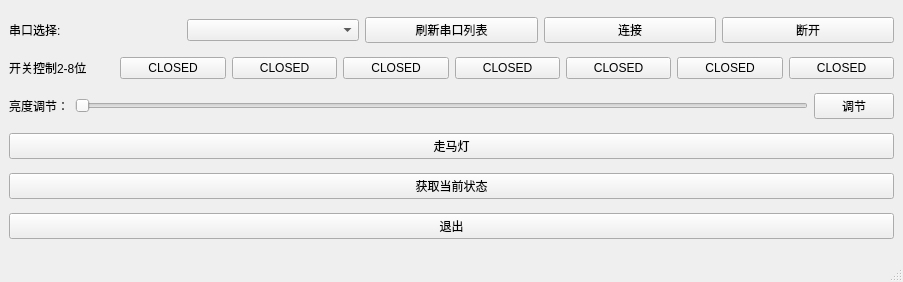
<?xml version="1.0" encoding="UTF-8"?>
<ui version="4.0">
 <class>MainWindow</class>
 <widget class="QMainWindow" name="MainWindow">
  <property name="geometry">
   <rect>
    <x>0</x>
    <y>0</y>
    <width>903</width>
    <height>282</height>
   </rect>
  </property>
  <property name="windowTitle">
   <string>串口控制LED</string>
  </property>
  <widget class="QWidget" name="centralwidget">
   <layout class="QVBoxLayout" name="verticalLayout">
    <item>
     <layout class="QHBoxLayout" name="horizontalLayout_2">
      <item>
       <widget class="QLabel" name="label">
        <property name="text">
         <string>串口选择:</string>
        </property>
       </widget>
      </item>
      <item>
       <widget class="QComboBox" name="comboBox"/>
      </item>
      <item>
       <widget class="QPushButton" name="pushButton_15">
        <property name="text">
         <string>刷新串口列表</string>
        </property>
       </widget>
      </item>
      <item>
       <widget class="QPushButton" name="pushButton_11">
        <property name="text">
         <string>连接</string>
        </property>
       </widget>
      </item>
      <item>
       <widget class="QPushButton" name="pushButton_12">
        <property name="text">
         <string>断开</string>
        </property>
       </widget>
      </item>
     </layout>
    </item>
    <item>
     <layout class="QHBoxLayout" name="horizontalLayout">
      <item>
       <widget class="QLabel" name="label_3">
        <property name="text">
         <string>开关控制2-8位</string>
        </property>
       </widget>
      </item>
      <item>
       <widget class="QPushButton" name="pushButton_2">
        <property name="text">
         <string>CLOSED</string>
        </property>
       </widget>
      </item>
      <item>
       <widget class="QPushButton" name="pushButton_3">
        <property name="text">
         <string>CLOSED</string>
        </property>
       </widget>
      </item>
      <item>
       <widget class="QPushButton" name="pushButton_4">
        <property name="text">
         <string>CLOSED</string>
        </property>
       </widget>
      </item>
      <item>
       <widget class="QPushButton" name="pushButton_5">
        <property name="text">
         <string>CLOSED</string>
        </property>
       </widget>
      </item>
      <item>
       <widget class="QPushButton" name="pushButton_6">
        <property name="text">
         <string>CLOSED</string>
        </property>
       </widget>
      </item>
      <item>
       <widget class="QPushButton" name="pushButton_7">
        <property name="text">
         <string>CLOSED</string>
        </property>
       </widget>
      </item>
      <item>
       <widget class="QPushButton" name="pushButton_8">
        <property name="text">
         <string>CLOSED</string>
        </property>
       </widget>
      </item>
     </layout>
    </item>
    <item>
     <layout class="QHBoxLayout" name="horizontalLayout_3">
      <item>
       <widget class="QLabel" name="label_2">
        <property name="text">
         <string>亮度调节：</string>
        </property>
       </widget>
      </item>
      <item>
       <widget class="QSlider" name="horizontalSlider">
        <property name="minimum">
         <number>10</number>
        </property>
        <property name="maximum">
         <number>255</number>
        </property>
        <property name="orientation">
         <enum>Qt::Horizontal</enum>
        </property>
       </widget>
      </item>
      <item>
       <widget class="QPushButton" name="pushButton_14">
        <property name="text">
         <string>调节</string>
        </property>
       </widget>
      </item>
     </layout>
    </item>
    <item>
     <widget class="QPushButton" name="pushButton_9">
      <property name="text">
       <string>走马灯</string>
      </property>
     </widget>
    </item>
    <item>
     <widget class="QPushButton" name="pushButton_13">
      <property name="text">
       <string>获取当前状态</string>
      </property>
     </widget>
    </item>
    <item>
     <widget class="QPushButton" name="pushButton_10">
      <property name="text">
       <string>退出</string>
      </property>
     </widget>
    </item>
   </layout>
  </widget>
  <widget class="QMenuBar" name="menubar">
   <property name="geometry">
    <rect>
     <x>0</x>
     <y>0</y>
     <width>903</width>
     <height>26</height>
    </rect>
   </property>
  </widget>
  <widget class="QStatusBar" name="statusbar"/>
 </widget>
 <resources/>
 <connections/>
</ui>
